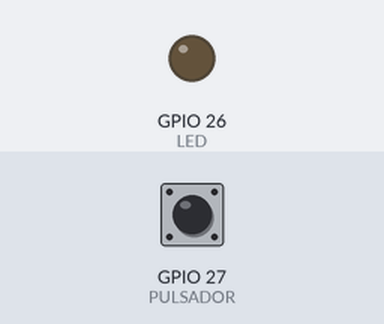
A sketch run on a simulated ESP32. Parts: output pins drawn as LEDs (lit = HIGH). The test bench sets the inputs (shaded band); at power-on: GPIO 27 (PULSADOR) LOW.

Above: at 1.2 s.
1.3 s: GPIO 27 (PULSADOR) pulled HIGH for 0.15 s
At 1.37 s:
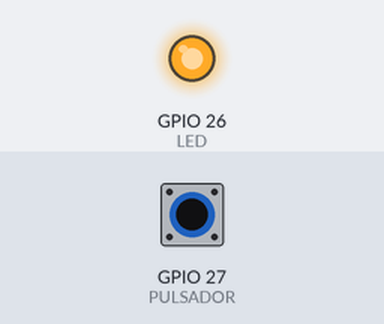
2.9 s: GPIO 27 (PULSADOR) pulled HIGH for 3.2 s
At 7.5 s:
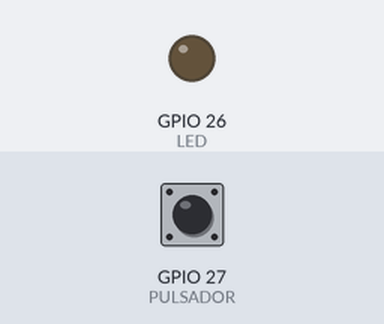
Timing chart, 0 to 9.0 s (numbered marks = the images above; inputs shaded):
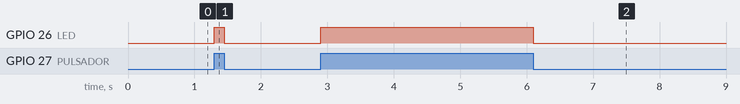

Measured:
- after the input at 1.3 s, GPIO 26 (LED): LOW → HIGH at once, → LOW 0.15 s later
- after the input at 2.9 s, GPIO 26 (LED): LOW → HIGH at once, → LOW 3.2 s later

The sketch:

T1_Procedimiento_base.ino
```cpp
// Taller 1 - Procedimiento: codigo de referencia adaptado al ESP32
// Pulsador entre 3V3 y el GPIO 27, con resistencia de 10 kohm del pin a GND (pull-down externo).
const int PULSADOR = 27;   // pulsador en el GPIO 27
const int LED = 26;        // LED en el GPIO 26 (con resistencia de 330 ohm)

void setup() {
  pinMode(PULSADOR, INPUT);           // entrada con pull-down externo de 10 kohm
  pinMode(LED, OUTPUT);
}

void loop() {
  if (digitalRead(PULSADOR) == HIGH) {   // presionado = 3,3 V en el pin
    digitalWrite(LED, HIGH);             // enciende el LED
  } else {
    digitalWrite(LED, LOW);              // de lo contrario lo apaga
  }
}
```
